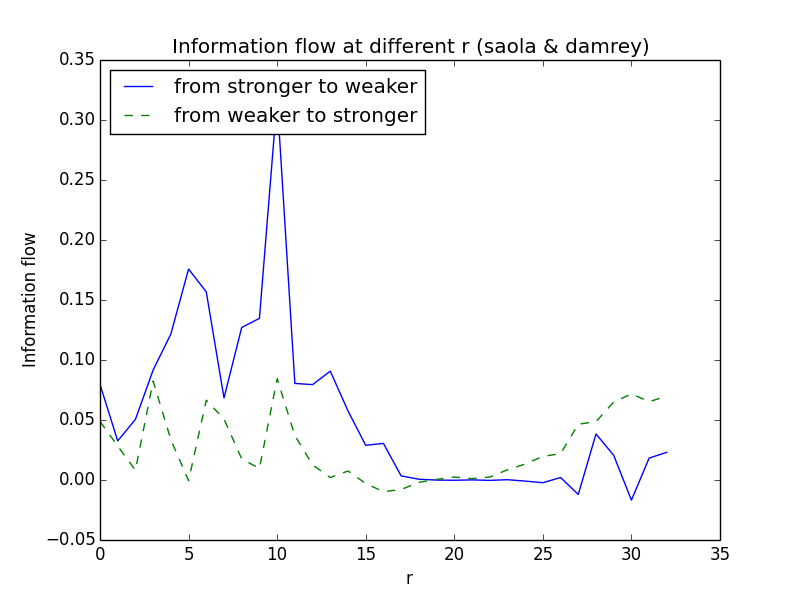

The script that drew this image:
import numpy as np
import netCDF4 as nc
import pylab as pl

fname1 = "saola.nc"
fname2 = "damrey.nc"
tc1 = nc.Dataset(fname1)
tc2 = nc.Dataset(fname2)
totaltime = len(tc1.variables['varcenter'])
#totaltime = len(tc1.variables['varcenter'])-10

k = 1

T1 = []
T2 = []

while k < 34:
    sym1 = []
    sym2 = []
    i = 0
    j = 0
    #i = 10
    #j = 10
    while i < totaltime:
        sym1.append((tc1.variables['varcenter'][i]-tc1.variables['varmin'][i][k])/(tc1.variables['varcenter'][i]-tc1.variables['varmax'][i][k]))
        i += 1
    
    while j < totaltime:
        sym2.append((tc2.variables['varcenter'][j]-tc2.variables['varmin'][j][k])/(tc2.variables['varcenter'][j]-tc2.variables['varmax'][j][k]))
        j += 1
    
    
    #t = [i for i in range(totaltime)]            
    #pl.plot(t,sym1)
    #pl.xlabel("time")
    #pl.ylabel("sym1")
    #pl.plot(t,sym2,"--")
    #pl.xlabel("time")
    #pl.ylabel("sym2")
    #pl.show(2)
    
    #X1 = tc1.variables['slpcenter'][0:totaltime]
    #X2 = tc2.variables['slpcenter'][0:totaltime]
    
    X1 = sym1
    X2 = sym2
    #X2 = np.random.random(len(sym1))
    
    #C1 = X1[0:totaltime-11]
    #C2 = X2[0:totaltime-11]
    C1 = X1[0:totaltime-1]
    C2 = X2[0:totaltime-1]
    
    C11 = np.cov(C1,C1)[0][0]
    C12 = np.cov(C1,C2)[0][1]
    C21 = np.cov(C2,C1)[0][1]
    C22 = np.cov(C2,C2)[0][0]
    C1d1 = np.cov(C1,np.diff(X1)[0:totaltime-1])[0][1]
    C1d2 = np.cov(C1,np.diff(X2)[0:totaltime-1])[0][1]
    C2d1 = np.cov(C2,np.diff(X1)[0:totaltime-1])[0][1]
    C2d2 = np.cov(C2,np.diff(X2)[0:totaltime-1])[0][1]
    
    T21 = (C11*C12*C2d1-C12*C12*C1d1)/(C11*C11*C22-C11*C12*C12)
    T12 = (C22*C21*C1d2-C21*C21*C2d2)/(C22*C22*C11-C22*C21*C21)
    T2.append(T21)
    T1.append(T12)
    k += 1

print T2,T1

t = [i for i in range(33)]            
plot1 = pl.plot(t,T1,label="from stronger to weaker")
plot2 = pl.plot(t,T2,"--",label="from weaker to stronger")
pl.title("Information flow at different r (saola & damrey)")
pl.xlabel("r")
pl.ylabel("Information flow")
pl.legend(loc='upper left')
pl.show()
